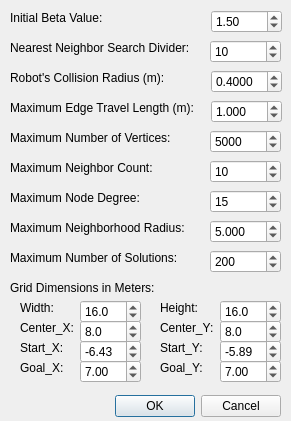
<?xml version="1.0" encoding="UTF-8"?>
<ui version="4.0">
 <class>FADPRMProperties</class>
 <widget class="QDialog" name="FADPRMProperties">
  <property name="geometry">
   <rect>
    <x>0</x>
    <y>0</y>
    <width>291</width>
    <height>421</height>
   </rect>
  </property>
  <property name="windowTitle">
   <string>Properties of the FADPRM Planner</string>
  </property>
  <widget class="QDialogButtonBox" name="buttonBox">
   <property name="geometry">
    <rect>
     <x>10</x>
     <y>390</y>
     <width>271</width>
     <height>32</height>
    </rect>
   </property>
   <property name="orientation">
    <enum>Qt::Horizontal</enum>
   </property>
   <property name="standardButtons">
    <set>QDialogButtonBox::Cancel|QDialogButtonBox::Ok</set>
   </property>
  </widget>
  <widget class="QSpinBox" name="NNSearchDiv">
   <property name="geometry">
    <rect>
     <x>210</x>
     <y>40</y>
     <width>71</width>
     <height>23</height>
    </rect>
   </property>
   <property name="maximum">
    <number>20</number>
   </property>
   <property name="value">
    <number>10</number>
   </property>
  </widget>
  <widget class="QLabel" name="lblNNsearchCard">
   <property name="geometry">
    <rect>
     <x>10</x>
     <y>40</y>
     <width>191</width>
     <height>16</height>
    </rect>
   </property>
   <property name="text">
    <string>Nearest Neighbor Search Divider:</string>
   </property>
  </widget>
  <widget class="QLabel" name="lblNNsearchCard_2">
   <property name="geometry">
    <rect>
     <x>10</x>
     <y>70</y>
     <width>191</width>
     <height>16</height>
    </rect>
   </property>
   <property name="text">
    <string>Robot's Collision Radius (m):</string>
   </property>
  </widget>
  <widget class="QLabel" name="lblNNsearchCard_3">
   <property name="geometry">
    <rect>
     <x>10</x>
     <y>100</y>
     <width>191</width>
     <height>16</height>
    </rect>
   </property>
   <property name="text">
    <string>Maximum Edge Travel Length (m):</string>
   </property>
  </widget>
  <widget class="QLabel" name="lblNNsearchCard_4">
   <property name="geometry">
    <rect>
     <x>10</x>
     <y>130</y>
     <width>191</width>
     <height>16</height>
    </rect>
   </property>
   <property name="text">
    <string>Maximum Number of Vertices:</string>
   </property>
  </widget>
  <widget class="QLabel" name="lblNNsearchCard_5">
   <property name="geometry">
    <rect>
     <x>10</x>
     <y>250</y>
     <width>191</width>
     <height>16</height>
    </rect>
   </property>
   <property name="text">
    <string>Maximum Number of Solutions:</string>
   </property>
  </widget>
  <widget class="QSpinBox" name="MaxNumSol">
   <property name="geometry">
    <rect>
     <x>210</x>
     <y>250</y>
     <width>71</width>
     <height>23</height>
    </rect>
   </property>
   <property name="maximum">
    <number>1000</number>
   </property>
   <property name="singleStep">
    <number>10</number>
   </property>
   <property name="value">
    <number>200</number>
   </property>
  </widget>
  <widget class="QSpinBox" name="MaxNumVert">
   <property name="geometry">
    <rect>
     <x>210</x>
     <y>130</y>
     <width>71</width>
     <height>23</height>
    </rect>
   </property>
   <property name="maximum">
    <number>100000</number>
   </property>
   <property name="singleStep">
    <number>100</number>
   </property>
   <property name="value">
    <number>5000</number>
   </property>
  </widget>
  <widget class="QDoubleSpinBox" name="RobotRadius">
   <property name="geometry">
    <rect>
     <x>211</x>
     <y>70</y>
     <width>71</width>
     <height>23</height>
    </rect>
   </property>
   <property name="decimals">
    <number>4</number>
   </property>
   <property name="singleStep">
    <double>0.001000000000000</double>
   </property>
   <property name="value">
    <double>0.400000000000000</double>
   </property>
  </widget>
  <widget class="QDoubleSpinBox" name="MaxEdgeLength">
   <property name="geometry">
    <rect>
     <x>211</x>
     <y>100</y>
     <width>71</width>
     <height>23</height>
    </rect>
   </property>
   <property name="decimals">
    <number>3</number>
   </property>
   <property name="singleStep">
    <double>0.010000000000000</double>
   </property>
   <property name="value">
    <double>1.000000000000000</double>
   </property>
  </widget>
  <widget class="QLabel" name="lblNNsearchCard_6">
   <property name="geometry">
    <rect>
     <x>10</x>
     <y>280</y>
     <width>191</width>
     <height>16</height>
    </rect>
   </property>
   <property name="text">
    <string>Grid Dimensions in Meters:</string>
   </property>
  </widget>
  <widget class="QLabel" name="lblNNsearchCard_7">
   <property name="geometry">
    <rect>
     <x>20</x>
     <y>300</y>
     <width>41</width>
     <height>16</height>
    </rect>
   </property>
   <property name="text">
    <string>Width:</string>
   </property>
  </widget>
  <widget class="QLabel" name="lblNNsearchCard_8">
   <property name="geometry">
    <rect>
     <x>160</x>
     <y>300</y>
     <width>41</width>
     <height>16</height>
    </rect>
   </property>
   <property name="text">
    <string>Height:</string>
   </property>
  </widget>
  <widget class="QDoubleSpinBox" name="GridHeight">
   <property name="geometry">
    <rect>
     <x>220</x>
     <y>300</y>
     <width>61</width>
     <height>23</height>
    </rect>
   </property>
   <property name="decimals">
    <number>1</number>
   </property>
   <property name="minimum">
    <double>0.100000000000000</double>
   </property>
   <property name="maximum">
    <double>1000.000000000000000</double>
   </property>
   <property name="singleStep">
    <double>0.100000000000000</double>
   </property>
   <property name="value">
    <double>16.000000000000000</double>
   </property>
  </widget>
  <widget class="QDoubleSpinBox" name="GridWidth">
   <property name="geometry">
    <rect>
     <x>80</x>
     <y>300</y>
     <width>61</width>
     <height>23</height>
    </rect>
   </property>
   <property name="decimals">
    <number>1</number>
   </property>
   <property name="minimum">
    <double>0.100000000000000</double>
   </property>
   <property name="maximum">
    <double>1000.000000000000000</double>
   </property>
   <property name="singleStep">
    <double>0.100000000000000</double>
   </property>
   <property name="value">
    <double>16.000000000000000</double>
   </property>
  </widget>
  <widget class="QLabel" name="lblNNsearchCard_9">
   <property name="geometry">
    <rect>
     <x>160</x>
     <y>320</y>
     <width>61</width>
     <height>16</height>
    </rect>
   </property>
   <property name="text">
    <string>Center_Y:</string>
   </property>
  </widget>
  <widget class="QDoubleSpinBox" name="GridCenterX">
   <property name="geometry">
    <rect>
     <x>80</x>
     <y>320</y>
     <width>61</width>
     <height>23</height>
    </rect>
   </property>
   <property name="decimals">
    <number>1</number>
   </property>
   <property name="minimum">
    <double>-100.000000000000000</double>
   </property>
   <property name="maximum">
    <double>100.000000000000000</double>
   </property>
   <property name="singleStep">
    <double>0.100000000000000</double>
   </property>
   <property name="value">
    <double>8.000000000000000</double>
   </property>
  </widget>
  <widget class="QLabel" name="lblNNsearchCard_10">
   <property name="geometry">
    <rect>
     <x>20</x>
     <y>320</y>
     <width>61</width>
     <height>16</height>
    </rect>
   </property>
   <property name="text">
    <string>Center_X:</string>
   </property>
  </widget>
  <widget class="QDoubleSpinBox" name="GridCenterY">
   <property name="geometry">
    <rect>
     <x>220</x>
     <y>320</y>
     <width>61</width>
     <height>23</height>
    </rect>
   </property>
   <property name="decimals">
    <number>1</number>
   </property>
   <property name="minimum">
    <double>-100.000000000000000</double>
   </property>
   <property name="singleStep">
    <double>0.100000000000000</double>
   </property>
   <property name="value">
    <double>8.000000000000000</double>
   </property>
  </widget>
  <widget class="QDoubleSpinBox" name="RobotStart_Y">
   <property name="geometry">
    <rect>
     <x>220</x>
     <y>340</y>
     <width>61</width>
     <height>23</height>
    </rect>
   </property>
   <property name="decimals">
    <number>2</number>
   </property>
   <property name="minimum">
    <double>-100.000000000000000</double>
   </property>
   <property name="singleStep">
    <double>0.100000000000000</double>
   </property>
   <property name="value">
    <double>-5.890000000000000</double>
   </property>
  </widget>
  <widget class="QDoubleSpinBox" name="RobotStart_X">
   <property name="geometry">
    <rect>
     <x>80</x>
     <y>340</y>
     <width>61</width>
     <height>23</height>
    </rect>
   </property>
   <property name="decimals">
    <number>2</number>
   </property>
   <property name="minimum">
    <double>-100.000000000000000</double>
   </property>
   <property name="maximum">
    <double>100.000000000000000</double>
   </property>
   <property name="singleStep">
    <double>0.100000000000000</double>
   </property>
   <property name="value">
    <double>-6.430000000000000</double>
   </property>
  </widget>
  <widget class="QLabel" name="RobotStartX">
   <property name="geometry">
    <rect>
     <x>20</x>
     <y>340</y>
     <width>51</width>
     <height>16</height>
    </rect>
   </property>
   <property name="text">
    <string>Start_X:</string>
   </property>
  </widget>
  <widget class="QLabel" name="lblNNsearchCard_12">
   <property name="geometry">
    <rect>
     <x>160</x>
     <y>340</y>
     <width>51</width>
     <height>16</height>
    </rect>
   </property>
   <property name="text">
    <string>Start_Y:</string>
   </property>
  </widget>
  <widget class="QDoubleSpinBox" name="RobotGoal_Y">
   <property name="geometry">
    <rect>
     <x>220</x>
     <y>360</y>
     <width>61</width>
     <height>23</height>
    </rect>
   </property>
   <property name="decimals">
    <number>2</number>
   </property>
   <property name="minimum">
    <double>-100.000000000000000</double>
   </property>
   <property name="singleStep">
    <double>0.100000000000000</double>
   </property>
   <property name="value">
    <double>7.000000000000000</double>
   </property>
  </widget>
  <widget class="QDoubleSpinBox" name="RobotGoal_X">
   <property name="geometry">
    <rect>
     <x>80</x>
     <y>360</y>
     <width>61</width>
     <height>23</height>
    </rect>
   </property>
   <property name="decimals">
    <number>2</number>
   </property>
   <property name="minimum">
    <double>-100.000000000000000</double>
   </property>
   <property name="maximum">
    <double>100.000000000000000</double>
   </property>
   <property name="singleStep">
    <double>0.100000000000000</double>
   </property>
   <property name="value">
    <double>7.000000000000000</double>
   </property>
  </widget>
  <widget class="QLabel" name="RobotGoalY">
   <property name="geometry">
    <rect>
     <x>160</x>
     <y>360</y>
     <width>51</width>
     <height>16</height>
    </rect>
   </property>
   <property name="text">
    <string>Goal_Y:</string>
   </property>
  </widget>
  <widget class="QLabel" name="lblNNsearchCard_14">
   <property name="geometry">
    <rect>
     <x>20</x>
     <y>360</y>
     <width>51</width>
     <height>16</height>
    </rect>
   </property>
   <property name="text">
    <string>Goal_X:</string>
   </property>
  </widget>
  <widget class="QLabel" name="lblNNsearchCard_11">
   <property name="geometry">
    <rect>
     <x>10</x>
     <y>160</y>
     <width>191</width>
     <height>16</height>
    </rect>
   </property>
   <property name="text">
    <string>Maximum Neighbor Count:</string>
   </property>
  </widget>
  <widget class="QSpinBox" name="MaxNumNeighbor">
   <property name="geometry">
    <rect>
     <x>210</x>
     <y>160</y>
     <width>71</width>
     <height>23</height>
    </rect>
   </property>
   <property name="maximum">
    <number>50</number>
   </property>
   <property name="singleStep">
    <number>1</number>
   </property>
   <property name="value">
    <number>10</number>
   </property>
  </widget>
  <widget class="QLabel" name="lblNNsearchCard_13">
   <property name="geometry">
    <rect>
     <x>10</x>
     <y>220</y>
     <width>191</width>
     <height>16</height>
    </rect>
   </property>
   <property name="text">
    <string>Maximum Neighborhood Radius:</string>
   </property>
  </widget>
  <widget class="QDoubleSpinBox" name="MaxEdgeLength_2">
   <property name="geometry">
    <rect>
     <x>210</x>
     <y>220</y>
     <width>71</width>
     <height>23</height>
    </rect>
   </property>
   <property name="decimals">
    <number>3</number>
   </property>
   <property name="singleStep">
    <double>0.010000000000000</double>
   </property>
   <property name="value">
    <double>5.000000000000000</double>
   </property>
  </widget>
  <widget class="QDoubleSpinBox" name="InitialBeta">
   <property name="geometry">
    <rect>
     <x>211</x>
     <y>10</y>
     <width>71</width>
     <height>23</height>
    </rect>
   </property>
   <property name="decimals">
    <number>2</number>
   </property>
   <property name="minimum">
    <double>1.000000000000000</double>
   </property>
   <property name="maximum">
    <double>20.000000000000000</double>
   </property>
   <property name="singleStep">
    <double>0.010000000000000</double>
   </property>
   <property name="value">
    <double>1.500000000000000</double>
   </property>
  </widget>
  <widget class="QLabel" name="lblNNsearchCard_15">
   <property name="geometry">
    <rect>
     <x>10</x>
     <y>10</y>
     <width>191</width>
     <height>16</height>
    </rect>
   </property>
   <property name="text">
    <string>Initial Beta Value:</string>
   </property>
  </widget>
  <widget class="QLabel" name="lblNNsearchCard_16">
   <property name="geometry">
    <rect>
     <x>10</x>
     <y>190</y>
     <width>191</width>
     <height>16</height>
    </rect>
   </property>
   <property name="text">
    <string>Maximum Node Degree:</string>
   </property>
  </widget>
  <widget class="QSpinBox" name="MaxNumNeighbor_2">
   <property name="geometry">
    <rect>
     <x>210</x>
     <y>190</y>
     <width>71</width>
     <height>23</height>
    </rect>
   </property>
   <property name="maximum">
    <number>50</number>
   </property>
   <property name="singleStep">
    <number>1</number>
   </property>
   <property name="value">
    <number>15</number>
   </property>
  </widget>
 </widget>
 <resources/>
 <connections>
  <connection>
   <sender>buttonBox</sender>
   <signal>rejected()</signal>
   <receiver>FADPRMProperties</receiver>
   <slot>reject()</slot>
   <hints>
    <hint type="sourcelabel">
     <x>316</x>
     <y>260</y>
    </hint>
    <hint type="destinationlabel">
     <x>286</x>
     <y>274</y>
    </hint>
   </hints>
  </connection>
 </connections>
</ui>
